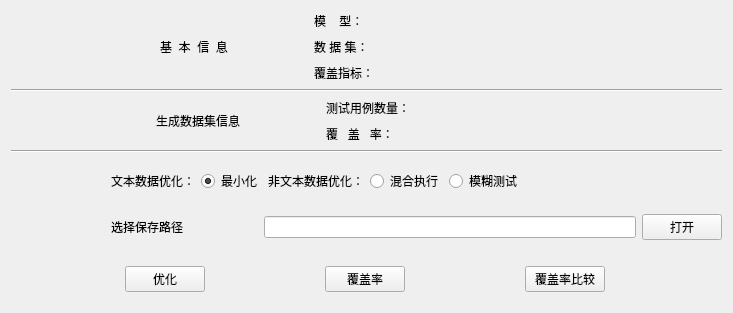
            <widget class="QWidget" name="tab_5">
             <attribute name="title">
              <string>测试用例优化</string>
             </attribute>
             <layout class="QVBoxLayout" name="verticalLayout_13">
              <item>
               <layout class="QHBoxLayout" name="horizontalLayout_31" stretch="1,0,0,3">
                <item>
                 <spacer name="horizontalSpacer_28">
                  <property name="orientation">
                   <enum>Qt::Horizontal</enum>
                  </property>
                  <property name="sizeHint" stdset="0">
                   <size>
                    <width>40</width>
                    <height>20</height>
                   </size>
                  </property>
                 </spacer>
                </item>
                <item>
                 <widget class="QLabel" name="label_11">
                  <property name="text">
                   <string>基  本  信  息</string>
                  </property>
                  <property name="alignment">
                   <set>Qt::AlignCenter</set>
                  </property>
                 </widget>
                </item>
                <item>
                 <spacer name="horizontalSpacer_20">
                  <property name="orientation">
                   <enum>Qt::Horizontal</enum>
                  </property>
                  <property name="sizeHint" stdset="0">
                   <size>
                    <width>40</width>
                    <height>20</height>
                   </size>
                  </property>
                 </spacer>
                </item>
                <item>
                 <layout class="QVBoxLayout" name="verticalLayout_10">
                  <item>
                   <layout class="QHBoxLayout" name="horizontalLayout_23" stretch="0,1,0,1,0">
                    <item>
                     <spacer name="horizontalSpacer_22">
                      <property name="orientation">
                       <enum>Qt::Horizontal</enum>
                      </property>
                      <property name="sizeHint" stdset="0">
                       <size>
                        <width>40</width>
                        <height>20</height>
                       </size>
                      </property>
                     </spacer>
                    </item>
                    <item>
                     <widget class="QLabel" name="label_13">
                      <property name="sizePolicy">
                       <sizepolicy hsizetype="Fixed" vsizetype="Preferred">
                        <horstretch>1</horstretch>
                        <verstretch>0</verstretch>
                       </sizepolicy>
                      </property>
                      <property name="text">
                       <string>模    型：</string>
                      </property>
                     </widget>
                    </item>
                    <item>
                     <spacer name="horizontalSpacer_33">
                      <property name="orientation">
                       <enum>Qt::Horizontal</enum>
                      </property>
                      <property name="sizeHint" stdset="0">
                       <size>
                        <width>40</width>
                        <height>20</height>
                       </size>
                      </property>
                     </spacer>
                    </item>
                    <item>
                     <widget class="QLabel" name="model_lineEdit">
                      <property name="text">
                       <string/>
                      </property>
                      <property name="textInteractionFlags">
                       <set>Qt::TextBrowserInteraction</set>
                      </property>
                     </widget>
                    </item>
                    <item>
                     <spacer name="horizontalSpacer_18">
                      <property name="orientation">
                       <enum>Qt::Horizontal</enum>
                      </property>
                      <property name="sizeHint" stdset="0">
                       <size>
                        <width>40</width>
                        <height>20</height>
                       </size>
                      </property>
                     </spacer>
                    </item>
                   </layout>
                  </item>
                  <item>
                   <layout class="QHBoxLayout" name="horizontalLayout_26" stretch="0,1,0,1,0">
                    <item>
                     <spacer name="horizontalSpacer_23">
                      <property name="orientation">
                       <enum>Qt::Horizontal</enum>
                      </property>
                      <property name="sizeHint" stdset="0">
                       <size>
                        <width>40</width>
                        <height>20</height>
                       </size>
                      </property>
                     </spacer>
                    </item>
                    <item>
                     <widget class="QLabel" name="label_14">
                      <property name="sizePolicy">
                       <sizepolicy hsizetype="Fixed" vsizetype="Preferred">
                        <horstretch>1</horstretch>
                        <verstretch>0</verstretch>
                       </sizepolicy>
                      </property>
                      <property name="text">
                       <string>数 据 集：</string>
                      </property>
                     </widget>
                    </item>
                    <item>
                     <spacer name="horizontalSpacer_32">
                      <property name="orientation">
                       <enum>Qt::Horizontal</enum>
                      </property>
                      <property name="sizeHint" stdset="0">
                       <size>
                        <width>40</width>
                        <height>20</height>
                       </size>
                      </property>
                     </spacer>
                    </item>
                    <item>
                     <widget class="QLabel" name="dataset_lineEdit">
                      <property name="text">
                       <string/>
                      </property>
                     </widget>
                    </item>
                    <item>
                     <spacer name="horizontalSpacer_19">
                      <property name="orientation">
                       <enum>Qt::Horizontal</enum>
                      </property>
                      <property name="sizeHint" stdset="0">
                       <size>
                        <width>40</width>
                        <height>20</height>
                       </size>
                      </property>
                     </spacer>
                    </item>
                   </layout>
                  </item>
                  <item>
                   <layout class="QHBoxLayout" name="horizontalLayout_27" stretch="0,1,0,1">
                    <item>
                     <spacer name="horizontalSpacer_24">
                      <property name="orientation">
                       <enum>Qt::Horizontal</enum>
                      </property>
                      <property name="sizeHint" stdset="0">
                       <size>
                        <width>40</width>
                        <height>20</height>
                       </size>
                      </property>
                     </spacer>
                    </item>
                    <item>
                     <widget class="QLabel" name="label_15">
                      <property name="sizePolicy">
                       <sizepolicy hsizetype="Fixed" vsizetype="Preferred">
                        <horstretch>1</horstretch>
                        <verstretch>0</verstretch>
                       </sizepolicy>
                      </property>
                      <property name="text">
                       <string>覆盖指标：</string>
                      </property>
                     </widget>
                    </item>
                    <item>
                     <spacer name="horizontalSpacer_31">
                      <property name="orientation">
                       <enum>Qt::Horizontal</enum>
                      </property>
                      <property name="sizeHint" stdset="0">
                       <size>
                        <width>40</width>
                        <height>20</height>
                       </size>
                      </property>
                     </spacer>
                    </item>
                    <item>
                     <widget class="QLabel" name="coverage_lineEdit">
                      <property name="text">
                       <string/>
                      </property>
                     </widget>
                    </item>
                   </layout>
                  </item>
                 </layout>
                </item>
               </layout>
              </item>
              <item>
               <widget class="Line" name="line_2">
                <property name="sizePolicy">
                 <sizepolicy hsizetype="Minimum" vsizetype="Fixed">
                  <horstretch>1</horstretch>
                  <verstretch>0</verstretch>
                 </sizepolicy>
                </property>
                <property name="orientation">
                 <enum>Qt::Horizontal</enum>
                </property>
               </widget>
              </item>
              <item>
               <layout class="QHBoxLayout" name="horizontalLayout_30" stretch="1,1,0,3">
                <item>
                 <spacer name="horizontalSpacer_29">
                  <property name="orientation">
                   <enum>Qt::Horizontal</enum>
                  </property>
                  <property name="sizeHint" stdset="0">
                   <size>
                    <width>40</width>
                    <height>20</height>
                   </size>
                  </property>
                 </spacer>
                </item>
                <item>
                 <widget class="QLabel" name="label_12">
                  <property name="sizePolicy">
                   <sizepolicy hsizetype="Fixed" vsizetype="Preferred">
                    <horstretch>0</horstretch>
                    <verstretch>0</verstretch>
                   </sizepolicy>
                  </property>
                  <property name="text">
                   <string>生成数据集信息</string>
                  </property>
                 </widget>
                </item>
                <item>
                 <spacer name="horizontalSpacer_25">
                  <property name="orientation">
                   <enum>Qt::Horizontal</enum>
                  </property>
                  <property name="sizeHint" stdset="0">
                   <size>
                    <width>40</width>
                    <height>20</height>
                   </size>
                  </property>
                 </spacer>
                </item>
                <item>
                 <layout class="QVBoxLayout" name="verticalLayout_12">
                  <item>
                   <layout class="QHBoxLayout" name="horizontalLayout_28" stretch="0,1,0,1">
                    <item>
                     <spacer name="horizontalSpacer_26">
                      <property name="orientation">
                       <enum>Qt::Horizontal</enum>
                      </property>
                      <property name="sizeHint" stdset="0">
                       <size>
                        <width>40</width>
                        <height>20</height>
                       </size>
                      </property>
                     </spacer>
                    </item>
                    <item>
                     <widget class="QLabel" name="label_16">
                      <property name="sizePolicy">
                       <sizepolicy hsizetype="Fixed" vsizetype="Preferred">
                        <horstretch>1</horstretch>
                        <verstretch>0</verstretch>
                       </sizepolicy>
                      </property>
                      <property name="text">
                       <string>测试用例数量：</string>
                      </property>
                     </widget>
                    </item>
                    <item>
                     <spacer name="horizontalSpacer_34">
                      <property name="orientation">
                       <enum>Qt::Horizontal</enum>
                      </property>
                      <property name="sizeHint" stdset="0">
                       <size>
                        <width>40</width>
                        <height>20</height>
                       </size>
                      </property>
                     </spacer>
                    </item>
                    <item>
                     <widget class="QLabel" name="testcase_lineEdit">
                      <property name="text">
                       <string/>
                      </property>
                     </widget>
                    </item>
                   </layout>
                  </item>
                  <item>
                   <layout class="QHBoxLayout" name="horizontalLayout_29" stretch="0,1,0,1">
                    <item>
                     <spacer name="horizontalSpacer_27">
                      <property name="orientation">
                       <enum>Qt::Horizontal</enum>
                      </property>
                      <property name="sizeHint" stdset="0">
                       <size>
                        <width>40</width>
                        <height>20</height>
                       </size>
                      </property>
                     </spacer>
                    </item>
                    <item>
                     <widget class="QLabel" name="label_17">
                      <property name="sizePolicy">
                       <sizepolicy hsizetype="Fixed" vsizetype="Preferred">
                        <horstretch>1</horstretch>
                        <verstretch>0</verstretch>
                       </sizepolicy>
                      </property>
                      <property name="text">
                       <string>覆   盖   率：</string>
                      </property>
                     </widget>
                    </item>
                    <item>
                     <spacer name="horizontalSpacer_30">
                      <property name="orientation">
                       <enum>Qt::Horizontal</enum>
                      </property>
                      <property name="sizeHint" stdset="0">
                       <size>
                        <width>40</width>
                        <height>20</height>
                       </size>
                      </property>
                     </spacer>
                    </item>
                    <item>
                     <widget class="QLabel" name="cov_lineEdit">
                      <property name="text">
                       <string/>
                      </property>
                      <property name="textFormat">
                       <enum>Qt::AutoText</enum>
                      </property>
                     </widget>
                    </item>
                   </layout>
                  </item>
                 </layout>
                </item>
               </layout>
              </item>
              <item>
               <widget class="Line" name="line_3">
                <property name="orientation">
                 <enum>Qt::Horizontal</enum>
                </property>
               </widget>
              </item>
              <item>
               <layout class="QVBoxLayout" name="verticalLayout_19">
                <property name="topMargin">
                 <number>10</number>
                </property>
                <property name="bottomMargin">
                 <number>10</number>
                </property>
                <item>
                 <layout class="QHBoxLayout" name="horizontalLayout_32">
                  <property name="leftMargin">
                   <number>100</number>
                  </property>
                  <property name="rightMargin">
                   <number>200</number>
                  </property>
                  <property name="bottomMargin">
                   <number>5</number>
                  </property>
                  <item>
                   <layout class="QHBoxLayout" name="horizontalLayout_33">
                    <item>
                     <widget class="QLabel" name="label_29">
                      <property name="text">
                       <string>文本数据优化：</string>
                      </property>
                     </widget>
                    </item>
                    <item>
                     <widget class="QRadioButton" name="text_radioButton">
                      <property name="text">
                       <string>最小化</string>
                      </property>
                      <property name="checked">
                       <bool>true</bool>
                      </property>
                     </widget>
                    </item>
                    <item>
                     <widget class="QLabel" name="label_10">
                      <property name="text">
                       <string>非文本数据优化：</string>
                      </property>
                     </widget>
                    </item>
                    <item>
                     <widget class="QRadioButton" name="concolicButton">
                      <property name="text">
                       <string>混合执行</string>
                      </property>
                      <property name="checked">
                       <bool>false</bool>
                      </property>
                     </widget>
                    </item>
                    <item>
                     <widget class="QRadioButton" name="rbluradioButton">
                      <property name="text">
                       <string>模糊测试</string>
                      </property>
                      <property name="checked">
                       <bool>false</bool>
                      </property>
                     </widget>
                    </item>
                   </layout>
                  </item>
                 </layout>
                </item>
                <item>
                 <layout class="QHBoxLayout" name="horizontalLayout_34">
                  <property name="leftMargin">
                   <number>100</number>
                  </property>
                  <property name="topMargin">
                   <number>10</number>
                  </property>
                  <item>
                   <widget class="QLabel" name="label_40">
                    <property name="text">
                     <string>选择保存路径</string>
                    </property>
                   </widget>
                  </item>
                  <item>
                   <layout class="QHBoxLayout" name="horizontalLayout_35" stretch="4,20,1">
                    <item>
                     <spacer name="horizontalSpacer_14">
                      <property name="orientation">
                       <enum>Qt::Horizontal</enum>
                      </property>
                      <property name="sizeHint" stdset="0">
                       <size>
                        <width>40</width>
                        <height>20</height>
                       </size>
                      </property>
                     </spacer>
                    </item>
                    <item>
                     <widget class="QLineEdit" name="optimizaLineEdit"/>
                    </item>
                    <item>
                     <widget class="QPushButton" name="opti_openButton">
                      <property name="text">
                       <string>打开</string>
                      </property>
                     </widget>
                    </item>
                   </layout>
                  </item>
                 </layout>
                </item>
                <item>
                 <layout class="QHBoxLayout" name="horizontalLayout_36">
                  <property name="topMargin">
                   <number>20</number>
                  </property>
                  <item>
                   <widget class="QPushButton" name="optimizeButton">
                    <property name="sizePolicy">
                     <sizepolicy hsizetype="Fixed" vsizetype="Fixed">
                      <horstretch>0</horstretch>
                      <verstretch>0</verstretch>
                     </sizepolicy>
                    </property>
                    <property name="text">
                     <string>优化</string>
                    </property>
                   </widget>
                  </item>
                  <item>
                   <widget class="QPushButton" name="optimize_coverage_pushButton">
                    <property name="sizePolicy">
                     <sizepolicy hsizetype="Fixed" vsizetype="Fixed">
                      <horstretch>0</horstretch>
                      <verstretch>0</verstretch>
                     </sizepolicy>
                    </property>
                    <property name="text">
                     <string>覆盖率</string>
                    </property>
                   </widget>
                  </item>
                  <item>
                   <widget class="QPushButton" name="compare_coverage_pushButton">
                    <property name="sizePolicy">
                     <sizepolicy hsizetype="Fixed" vsizetype="Fixed">
                      <horstretch>0</horstretch>
                      <verstretch>0</verstretch>
                     </sizepolicy>
                    </property>
                    <property name="text">
                     <string>覆盖率比较</string>
                    </property>
                   </widget>
                  </item>
                 </layout>
                </item>
               </layout>
              </item>
             </layout>
            </widget>
